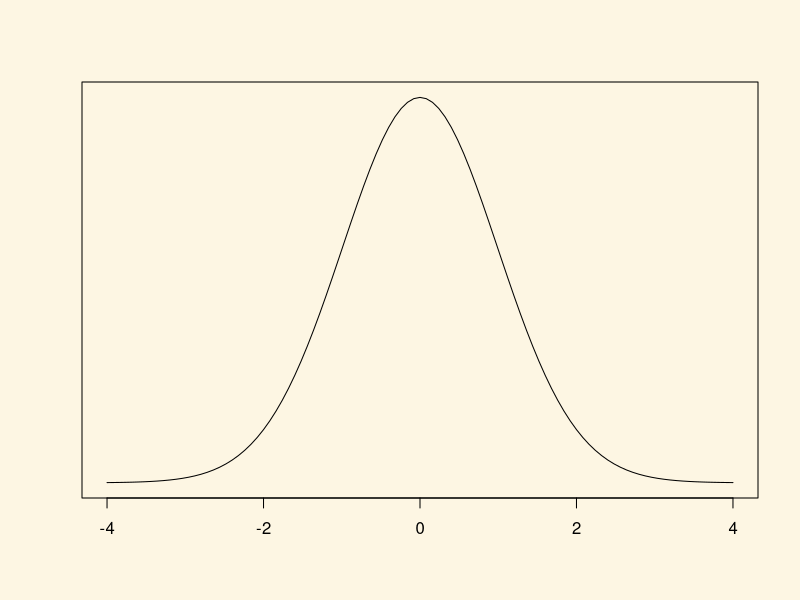
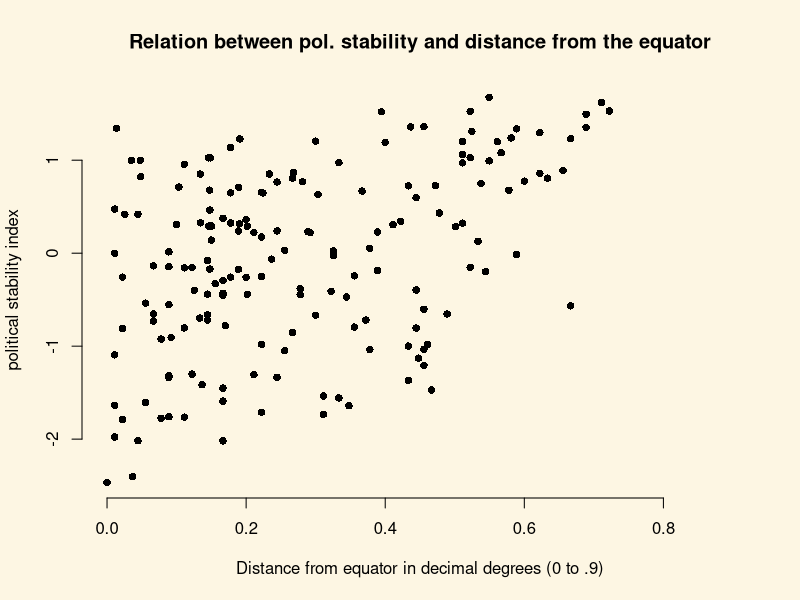

R code for these plots, in order:
## ---- chunk 1
# load data
world.data <- read.csv("QoG2012.csv")

# turn variable into a factor
world.data$former_col <- factor(world.data$former_col, labels = c("not colonised", "was colonised"), levels = c(0,1))
## ---- chunk 2
table(world.data$former_col)
## ---- chunk 3
# mean of political stability in countries that were not colonised
mean(world.data$wbgi_pse[world.data$former_col=="not colonised"])
# mean of political stability in countries that were colonised
mean(world.data$wbgi_pse[world.data$former_col=="was colonised"])
## ---- chunk 4
fd <- mean(world.data$wbgi_pse[world.data$former_col=="not colonised"]) - mean(world.data$wbgi_pse[world.data$former_col=="was colonised"])
fd
## ---- chunk 5
# the range
range(world.data$wbgi_pse)

# the distance from the minimum to the maximum value
diff(range(world.data$wbgi_pse))

# the difference in means as percentage change over the range of the variable
fd / diff(range(world.data$wbgi_pse))
## ---- chunk 6
# t test for difference in means
t.test(world.data$wbgi_pse[world.data$former_col == "not colonised"],
       world.data$wbgi_pse[world.data$former_col == "was colonised"], 
       mu = 0, alt = "two.sided")
## ---- chunk 7
summary(world.data$undp_hdi)
## ---- chunk 8
t.test(world.data$undp_hdi, mu = 0.85, alt = "two.sided")
## ---- chunk 9
# copy of world data
world.data.full <- world.data

# drop missings on undp_hdi
world.data <- world.data[ !is.na(world.data$undp_hdi),  ]
## ---- chunk 10
n <- length(world.data$undp_hdi)
n
## ---- chunk 11
# sample standard deviation of undp_hdi
sd_hdi <- sd(world.data$undp_hdi)
## ---- chunk 12
# standard error of the mean of undp_hdi
se.y_bar <- sd_hdi / sqrt(n)
## ---- chunk 13
hdi_mean <- mean(world.data$undp_hdi)
t.statistic <- ( hdi_mean - 0.85 ) / se.y_bar 
t.statistic
## ---- chunk 14
par(bg = '#fdf6e3')
## ---- chunk 15
par(bg = '#fdf6e3')
curve(dt(x, 100), xlim = c(-4, 4), ylab = "", yaxt = "n", xlab = "")
## ---- chunk 16
cum.prob.at.least.t <- pt(t.statistic, df = (n-1) )
cum.prob.at.least.t
## ---- chunk 17
cum.prob.at.least.t * 2
## ---- chunk 18
# lower bound
lb <- hdi_mean - 1.96 * se.y_bar
# upper bound
ub <- hdi_mean + 1.96 * se.y_bar
# results
lb
ub
# best guess of the population mean
hdi_mean
## ---- chunk 19
t.critical <- qt(0.975, df = 174) 
t.critical
## ---- chunk 20
# lower bound
lb2 <- hdi_mean - t.critical * se.y_bar
# upper bound
ub2 <- hdi_mean + t.critical * se.y_bar
# results
lb2
ub2
## ---- chunk 21
plot( 
  y = world.data$wbgi_pse,
  x = world.data$lp_lat_abst,
  pch = 16,
  bty = "n",
  xlim = c(0, 0.9),
  main = "Relation between pol. stability and distance from the equator",
  xlab = "Distance from equator in decimal degrees (0 to .9)",
  ylab = "political stability index"
  )
## ---- chunk 22
cor(world.data$wbgi_pse, world.data$lp_lat_abst, use = "complete.obs")
## ---- chunk 23
# use full dataset 
world.data <- world.data.full

table(world.data$former_col) # check the labels of the former colonies variable 

# mean political stability of not colonised group
mean.not.col <- mean(world.data$wbgi_pse[world.data$former_col=="not colonised"])
mean.not.col

# mean political stability of colonised group
mean.was.col <- mean(world.data$wbgi_pse[world.data$former_col=="was colonised"])
mean.was.col

# difference in means
fd <- mean.not.col - mean.was.col
fd
## ---- chunk 24
# variance of political stability in the two groups
var_not_col <- var(world.data$wbgi_pse[world.data$former_col=="not colonised"])
var_was_col <- var(world.data$wbgi_pse[world.data$former_col=="was colonised"])

# number of observations in each group
n_not_col <- length(world.data$wbgi_pse[world.data$former_col=="not colonised"])
n_was_col <- length(world.data$wbgi_pse[world.data$former_col=="was colonised"])

# standard error of the difference in means
fd.se <- sqrt( (var_not_col/n_not_col) + (var_was_col/n_was_col)   )
fd.se
## ---- chunk 25
fd - 2*fd.se
## ---- chunk 26
t.test(world.data$wbgi_pse[world.data$former_col == "not colonised"],
       world.data$wbgi_pse[world.data$former_col == "was colonised"], 
       mu = 0.3, alt = "two.sided")
## ---- chunk 27
world.data <- world.data[ !is.na(world.data$wdi_gdpc), ]
## ---- chunk 28
# the claim of the citizen
claim <- mean(world.data$wdi_gdpc[world.data$former_col=="not colonised"]) * 0.75 
claim

# estimated level of wealth in countries that were colonised
estimate <- mean(world.data$wdi_gdpc[world.data$former_col=="was colonised"])
estimate
## ---- chunk 29
world.data$angry_gdp <- world.data$wdi_gdpc
## ---- chunk 30
world.data$angry_gdp[world.data$former_col=="not colonised"] <- world.data$angry_gdp[world.data$former_col=="not colonised"] * 0.75
mean(world.data$angry_gdp[world.data$former_col=="not colonised"])
## ---- chunk 31
t.test(world.data$angry_gdp[world.data$former_col=="not colonised"],
       world.data$angry_gdp[world.data$former_col=="was colonised"], 
       mu = 0, alt = "two.sided")
